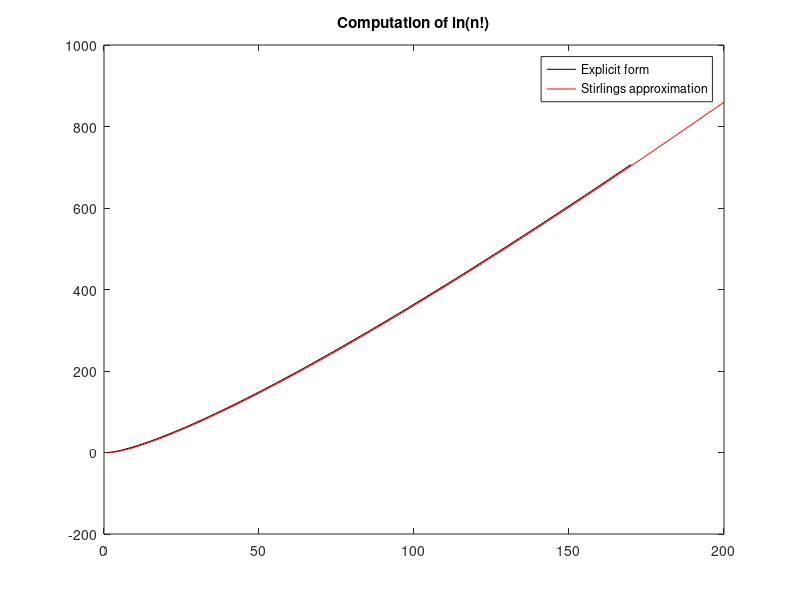
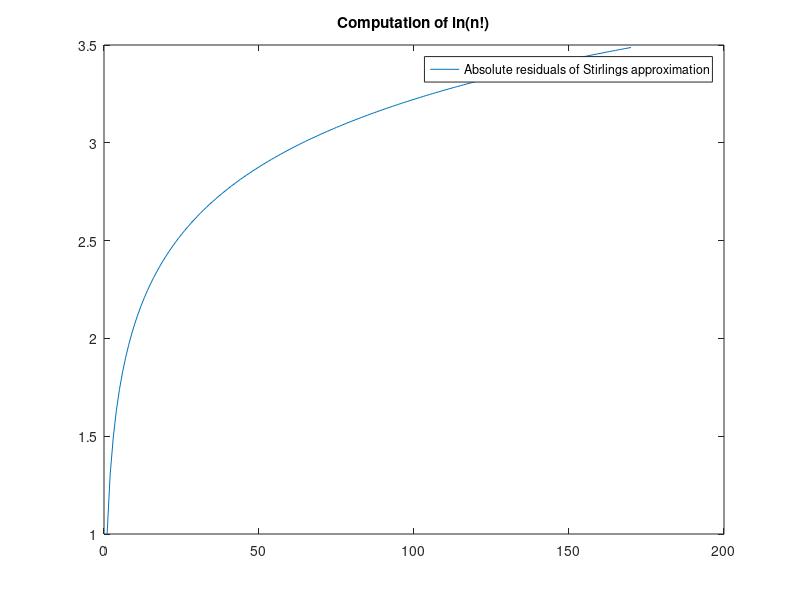
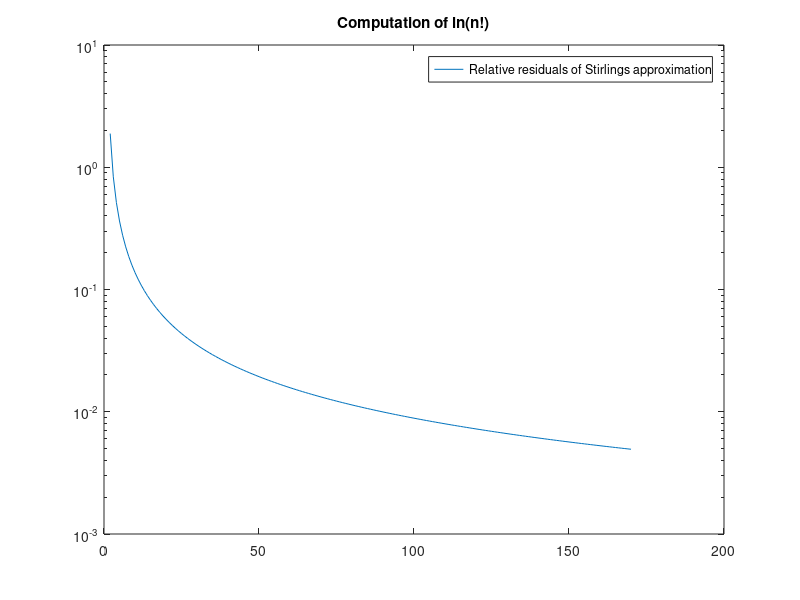

Here is the MATLAB script that generated these plots, in order:
% testingStirling.m
%
% Because I am a bit worried about losing precision through log(factorial)
% calculations.

values = 1:200;
storage = zeros(200,2);
for i = values
    storage(i,1) = log(factorial(i));
    storage(i,2) = i*log(i) - i;
end

figure;
plot(values',storage(:,1),'k',values',storage(:,2),'r');
legend('Explicit form','Stirlings approximation');
title('Computation of ln(n!)');

stirling_residuals = storage(:,1) - storage(:,2);
figure
plot(values',stirling_residuals);
legend('Absolute residuals of Stirlings approximation');
title('Computation of ln(n!)');

relative_stirling_residuals = stirling_residuals./storage(:,1);
figure
semilogy(values',relative_stirling_residuals);
legend('Relative residuals of Stirlings approximation');
title('Computation of ln(n!)');


